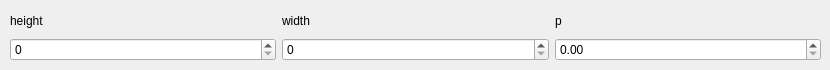
         <widget class="QWidget" name="advancedblur_3">
          <attribute name="title">
           <string>RandomCrop</string>
          </attribute>
          <widget class="QWidget" name="gridLayoutWidget_23">
           <property name="geometry">
            <rect>
             <x>10</x>
             <y>10</y>
             <width>811</width>
             <height>51</height>
            </rect>
           </property>
           <layout class="QGridLayout" name="gridLayout_24">
            <item row="1" column="2">
             <widget class="QDoubleSpinBox" name="sb_rcr_p">
              <property name="maximum">
               <double>1.000000000000000</double>
              </property>
              <property name="singleStep">
               <double>0.100000000000000</double>
              </property>
             </widget>
            </item>
            <item row="0" column="1">
             <widget class="QLabel" name="label_58">
              <property name="text">
               <string>width</string>
              </property>
             </widget>
            </item>
            <item row="0" column="0">
             <widget class="QLabel" name="label_53">
              <property name="text">
               <string>height</string>
              </property>
             </widget>
            </item>
            <item row="0" column="2">
             <widget class="QLabel" name="label_60">
              <property name="text">
               <string>p</string>
              </property>
             </widget>
            </item>
            <item row="1" column="1">
             <widget class="QSpinBox" name="sb_rcr_width">
              <property name="maximum">
               <number>99999</number>
              </property>
              <property name="singleStep">
               <number>10</number>
              </property>
             </widget>
            </item>
            <item row="1" column="0">
             <widget class="QSpinBox" name="sb_rcr_height">
              <property name="maximum">
               <number>9999</number>
              </property>
             </widget>
            </item>
           </layout>
          </widget>
         </widget>
